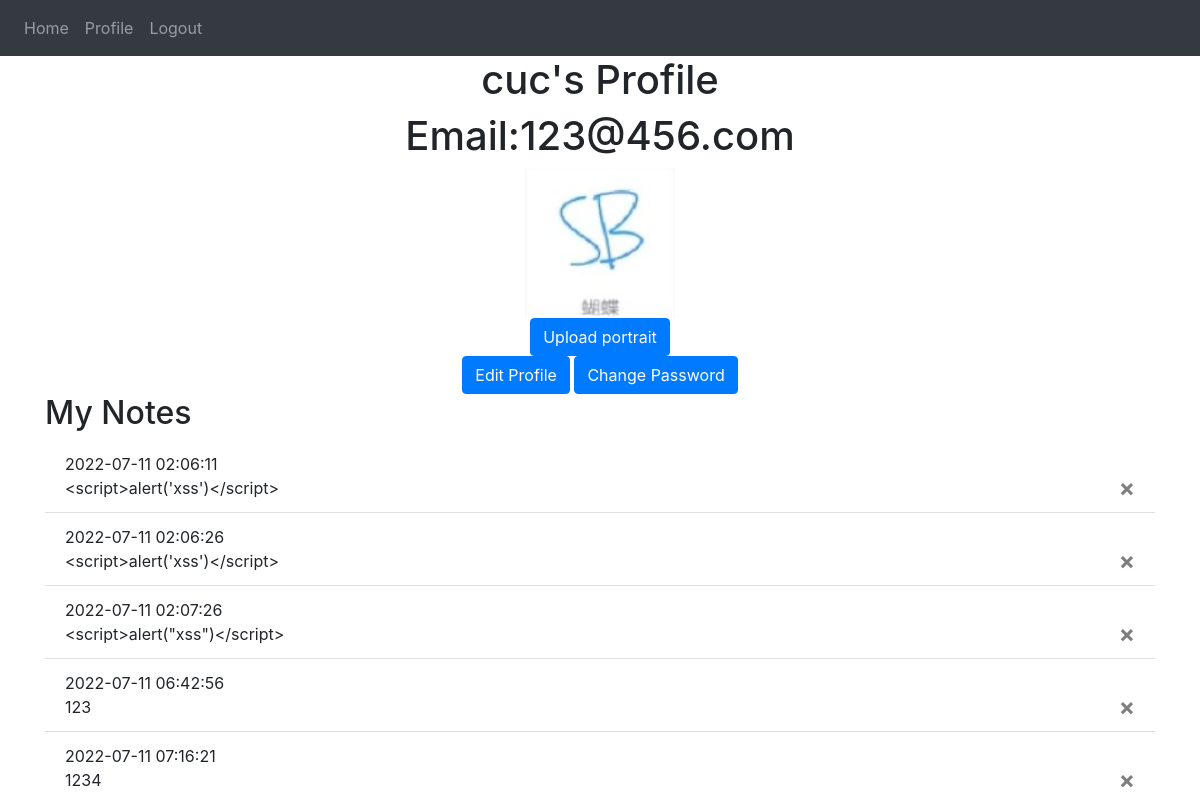
Screenshot of /profile/1 (signed in) with the database file from the repository.
### website/models.py (models this page shows)
class User(db.Model, UserMixin):
    id = db.Column(db.Integer, primary_key=True)
    email = db.Column(db.String(150), unique=True)
    password = db.Column(db.String(150))
    nickname = db.Column(db.String(150))
    portraitLink = db.Column(db.String(150),default='butterfly.jpg')
    notes = db.relationship('Note')

class Note(db.Model):
    id = db.Column(db.Integer, primary_key=True)
    data = db.Column(db.String(10000))
    date = db.Column(db.DateTime(timezone=True), default=func.now())
    user_id = db.Column(db.Integer, db.ForeignKey('user.id'))

### website/views.py (the view)
@views.route('/profile/<user_id>',methods=['GET', 'POST'])
@login_required
def profile(user_id):
    accessingUser=User.query.get(user_id) # 根据请求url获得被访问用户id
    return render_template("profile.html",user=current_user,accessingUser=accessingUser)

### website/__init__.py (called while the page is built)
def create_app():
    app = Flask(__name__)
    app.config['SECRET_KEY'] = 'hjshjhdjah kjshkjdhjs'
    app.config['SQLALCHEMY_DATABASE_URI'] = f'sqlite:///{DB_NAME}'
    db.init_app(app)
    from .views import views
    from .auth import auth
    app.register_blueprint(views, url_prefix='/')
    app.register_blueprint(auth, url_prefix='/')
    from .models import User, Note
    create_database(app)
    login_manager = LoginManager()
    login_manager.login_view = 'auth.login'
    login_manager.init_app(app)
    @login_manager.user_loader
    def load_user(id):
        return User.query.get(int(id))
    return app

### website/templates/profile.html
{% extends "base.html" %} {% block title %}Profile{% endblock %} {% block content %}
<h1 align="center">{{accessingUser.nickname}}'s Profile</h1>
<h1 align="center">Email:{{accessingUser.email}}</h1>
<div align="center">
  <img src="{{ url_for('static', filename='images/'+accessingUser.portraitLink) }}" alt="{{accessingUser.portraitLink}}" width="150" height="150">
</div>
{% if user.id==accessingUser.id %}
<div align="center">
  <button align="center" type="submit" class="btn btn-primary" onclick="window.location.href='{{ url_for('views.upload') }}'">Upload portrait</button>
  <br>
  <button align="left" type="submit" class="btn btn-primary" onclick="window.location.href='{{ url_for('views.edit') }}'">Edit Profile</button>
  <button align="right" type="submit" class="btn btn-primary" onclick="window.location.href='{{ url_for('views.ChangePassword') }}'">Change Password</button>
</div>
{% else %}
<h3>hello, {{user.nickname}}</h3>
{% endif %}
<h2>My Notes</h2>
<ul class="list-group list-group-flush" id="notes">
    {% for note in accessingUser.notes %}
    <li class="list-group-item">
        {{ note.date }}
        <br \>
        {{ note.data }}
      {% if note.user_id == user.id %}
        <button type="button" class="close" onClick="deleteNote({{ note.id }})">
        <span aria-hidden="true">&times;</span>
        </button>
      {% endif %}
    </li>
    {% endfor %}
  </ul>
{% endblock%}

### website/templates/base.html (shortened to what this page needs)
<!DOCTYPE html>
<html>
  <head>
    <link
      rel="stylesheet"
      type="text/css"
      href="{{ url_for('static', filename='css/bootstrap.min.css') }}"
    />
    <link
      rel="stylesheet"
      type="text/css"
      href="{{ url_for('static', filename='css/font-awesome.min.css') }}"
    />
  </head>
  <body>
    <nav class="navbar navbar-expand-lg navbar-dark bg-dark">
      <div class="collapse navbar-collapse" id="navbar">
        <div class="navbar-nav">
          {% if user.is_authenticated %}
          <a class="nav-item nav-link" id="home" href="/">Home</a>
          <a class="nav-item nav-link" id="profile" href="/profile/{{user.id}}">Profile</a>
          <a class="nav-item nav-link" id="logout" href="/logout">Logout</a>
          {% else %}
          <a class="nav-item nav-link" id="login" href="/login">Login</a>
          <a class="nav-item nav-link" id="signUp" href="/sign-up">Sign Up</a>
          {% endif %}
        </div>
      </div>
    </nav>
    <div class="container">{% block content %} {% endblock %}</div>
  </body>
</html>

### rows the page displays
User: nickname "cuc", email "123@456.com", portraitLink (picture)
Note: date "2022-07-11 02:06:11", data "<script>alert('xss')</script>"
Note: date "2022-07-11 02:06:26", data "<script>alert('xss')</script>"
Note: date "2022-07-11 02:07:26", data "<script>alert(\"xss\")</script>"
Note: date "2022-07-11 06:42:56", data "123"
Note: date "2022-07-11 07:16:21", data "1234"
